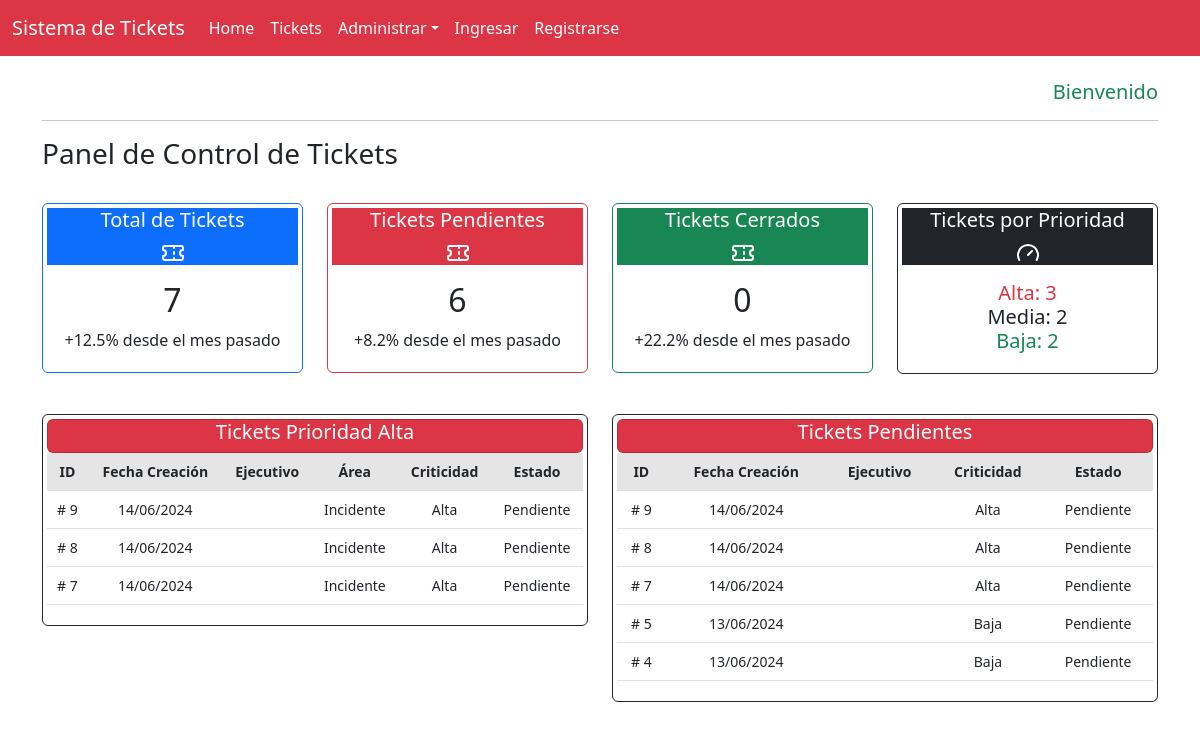
Before: /home/ with the older database file.
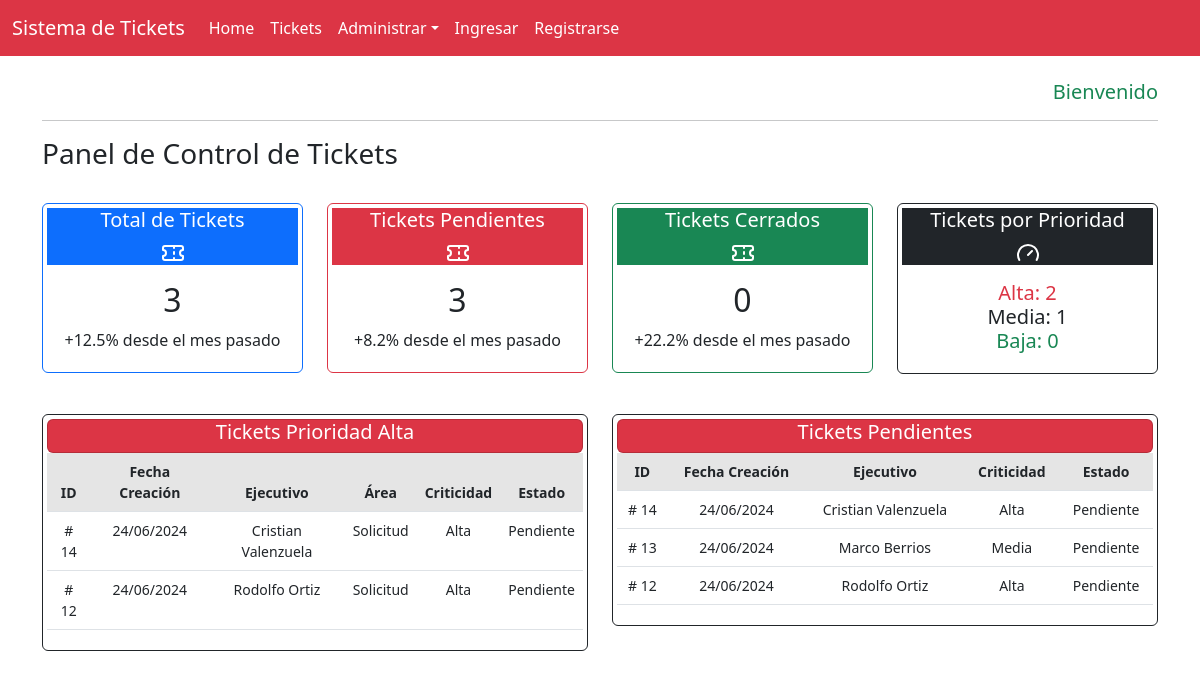
After: the same page with the newer database file.
### core/models.py (models this page shows, shortened)
class Ticket(models.Model):
    fecha_creacion = models.DateTimeField(auto_now_add=True)
    cliente = models.ForeignKey("Profile", on_delete=models.CASCADE, related_name='tickets_creados')
    ejecutivo = models.ForeignKey("Profile", on_delete=models.CASCADE, related_name='tickets_asignados')
    area = models.ForeignKey("Area", on_delete=models.CASCADE, verbose_name="Area", default = 'Ejecutivo Telefonico')
    tipo = models.ForeignKey("Tipo", on_delete=models.CASCADE, verbose_name="Tipo",default='Solicitud')
    criticidad = models.ForeignKey("Criticidad", on_delete=models.CASCADE, verbose_name="Criticidad",default='Media')
    estado = models.ForeignKey("Estado", on_delete=models.CASCADE, verbose_name="Estado", default=1)
    descripcion = models.TextField()
    observaciones = models.TextField(blank=True)
    user = models.ForeignKey(User,on_delete=models.CASCADE, verbose_name='Usuario', null=True)

class Tipo(models.Model):
    tipo_ticket = models.CharField(max_length=50, blank=False)
    def __str__(self):
        return self.tipo_ticket

class Criticidad(models.Model):
    nombre_criticidad = models.CharField(max_length=255, blank=False)
    def __str__(self):
        return self.nombre_criticidad

class Estado(models.Model):
    estado_ticket = models.CharField(max_length=55, blank=False)
    def __str__(self):
        return self.estado_ticket

class Profile(models.Model):
    user = models.OneToOneField(User, on_delete=models.CASCADE)
    nombre = models.CharField(max_length=255, blank=True)
    apellido = models.CharField(max_length=255, null=True, blank=True)
    email = models.EmailField(unique=True, blank=True)
    group = models.ForeignKey(Group, on_delete=models.CASCADE, verbose_name='Rol', default=2)
    is_active = models.BooleanField(default=True)
    location = models.CharField(max_length=30, blank=True)

### core/views.py (the view)
# urls.py: path('', home, name = 'home'),
def home(request):
    context_a = ticket_contar(request)
    context_b = ticket_contar_prioridad(request)
    context_c = ticket_prioridad(request)
    context_d = ticket_pendiente(request)
    context = {**context_a, **context_b,**context_c, **context_d}
    return render(request, 'core/home.html', context)

### core/views.py (called while the page is built)
def ticket_contar(request):
    contar_todos = Ticket.objects.all().count()
    contar_pendiente = Ticket.objects.filter(estado=1).count()
    contar_cerrados = Ticket.objects.filter(estado=4).count()
    context_contar = {
        'contar_todos':contar_todos,
        'contar_pendiente': contar_pendiente,
        'contar_cerrados': contar_cerrados,
    }
    return {'ticket_contar': context_contar}

def ticket_contar_prioridad(request):
    prioridad_alta = Ticket.objects.filter(criticidad = 1).count()
    prioridad_media = Ticket.objects.filter(criticidad = 2).count()
    prioridad_baja = Ticket.objects.filter(criticidad = 3).count()
    contar_prioridad= {
        'prioridad_alta': prioridad_alta,
        'prioridad_media': prioridad_media,
        'prioridad_baja': prioridad_baja,
    }
    return {'ticket_contar_prioridad': contar_prioridad}

def ticket_prioridad(request):
    ticket_prioridad = Ticket.objects.filter(criticidad = 1).order_by('-fecha_creacion')[:5]
    return {'ticket_prioridad': ticket_prioridad}

def ticket_pendiente(request):
    ticket_pendiente = Ticket.objects.filter(estado = 1).order_by('-fecha_creacion')[:5]
    return {'ticket_pendiente': ticket_pendiente}

### core/templates/core/home.html (shortened to what this page needs)
{% extends 'core/base.html' %}
{% block content %}
<h5 class="text-end text-success">
    Bienvenido {{ user.username | upper }}
</h5>
<hr>
<h3> Panel de Control de Tickets </h3>
<br>
<div class="row row-cols-1 row-cols-md-4 g-6">
    <div class="col">
        <div class="card border-primary mb-3 text-center p-1" style="max-width: auto;">
            <div class="card-body p-0">
                <div class="card-text text-bg-primary">
                    <h5 class="card-text text-white">Total de Tickets</h5>
                </div>
                <div class="card-body">
                    <h2 class="card-title">{{ ticket_contar.contar_todos }}</h2>
                    <p class="card-text">+12.5% desde el mes pasado</p>
                </div>
            </div>
        </div>
    </div>
    <div class="col">
        <div class="card border-danger mb-3 text-center p-1" style="max-width: auto;">
            <div class="card-body p-0">
                <div class="card-text text-bg-danger">
                    <h5 class="card-text text-white">Tickets Pendientes</h5>
                </div>
                <div class="card-body">
                    <h2 class="card-title">{{ ticket_contar.contar_pendiente }}</h2>
                    <p class="card-text">+8.2% desde el mes pasado</p>
                </div>
            </div>
        </div>
    </div>
    <div class="col">
        <div class="card border-success mb-3 text-center p-1" style="max-width: auto;">
            <div class="card-body p-0">
                <div class="card-text text-bg-success">
                    <h5 class="card-text text-white">Tickets Cerrados</h5>
                </div>
                <div class="card-body">
                    <h2 class="card-title">{{ ticket_contar.contar_cerrados }}</h2>
                    <p class="card-text">+22.2% desde el mes pasado</p>
                </div>
            </div>
        </div>
    </div>
    <div class="col">
        <div class="card border-dark mb-3 text-center p-1" style="max-width: auto;">
            <div class="card-body p-0">
                <div class="card-text text-bg-dark">
                    <h5 class="card-text text-white">Tickets por Prioridad</h5>
                    <svg
                    xmlns="http://www.w3.org/2000/svg"
                    width="24"
                    height="24"
                    viewBox="0 0 24 24"
                    fill="none"
                    stroke="currentColor"
                    stroke-width="2"
                    stroke-linecap="round"
                    stroke-linejoin="round"
                    class="w-4 h-4 text-gray-500 dark:text-gray-400"
                >
                    <path d="m12 14 4-4"></path>
                    <path d="M3.34 19a10 10 0 1 1 17.32 0"></path>
                </svg>
                </div>
                <div class="card-body">
                    <div class="bg-red-500 text-danger">
                        <h5 class="card-text">Alta: {{ ticket_contar_prioridad.prioridad_alta }}</h5>
                    </div>
                    <div class="bg-red-500 text-active">
                        <h5 class="card-text">Media: {{ ticket_contar_prioridad.prioridad_media }}</h5>
                    </div>
                    <div class="bg-green-500 text-success">
                        <h5 class="card-text">Baja: {{ ticket_contar_prioridad.prioridad_baja }}</h5>
                    </div>
                </div>
            </div>
        </div>
    </div>
</div>
<br>
<div class="row row-cols-1 row-cols-md-2 g-4">
    <div class="col">
        <div class="card border-dark mb-3 text-center p-1" style="max-width: auto;">
            <div class="card bg-danger">
                <h5 class="text-white text-center">Tickets Prioridad Alta</h5>
            </div>
            <div class="table-responsive small">
                <table class="table table-centered table-nowrap table-hover">
                    <thead class="thead-light table-active">
                        <tr>
                            <th>ID</th>
                            <th>Fecha Creación</th>
                            <th>Ejecutivo</th>
                            <th>Área</th>
                            <th>Criticidad</th>
                            <th>Estado</th>
                        </tr>
                    </thead>
                    <tbody>
                        {% for ticket in ticket_prioridad %}
                        <tr>
                            <td># {{ ticket.id }}</td>
                            <td>{{ ticket.fecha_creacion | date:"SHORT_DATE_FORMAT" }}</td>
                            <td>{{ ticket.ejecutivo.nombre }} {{ ticket.ejecutivo.apellido }}</td>
                            <td>{{ ticket.tipo }}</td>
                            <td>{{ ticket.criticidad }}</td>
                            <td>{{ ticket.estado }}</td>
                        </tr>
                        {% endfor %}
                    </tbody>
                </table>
            </div>
        </div>
    </div>
    <div class="col">
        <div class="card border-dark mb-3 text-center p-1" style="max-width: auto;">
            <div class="card bg-danger">
                <h5 class="text-white text-center">Tickets Pendientes</h5>
            </div>
            <div class="table-responsive small">
                <table class="table table-centered table-nowrap table-hover">
                    <thead class="thead-light table-active">
                        <tr>
                            <th>ID</th>
                            <th>Fecha Creación</th>
                            <th>Ejecutivo</th>
                            <th>Criticidad</th>
                            <th>Estado</th>
                        </tr>
                    </thead>
                    <tbody>
                        {% for ticket in ticket_pendiente %}
                        <tr>
                            <td># {{ ticket.id }}</td>
                            <td>{{ ticket.fecha_creacion | date:"SHORT_DATE_FORMAT" }}</td>
                            <td>{{ ticket.ejecutivo.nombre }} {{ ticket.ejecutivo.apellido }}</td>
                            <td>{{ ticket.criticidad }}</td>
                            <td>{{ ticket.estado }}</td>
                        </tr>
                        {% endfor %}
                    </tbody>
                </table>
            </div>
        </div>
    </div>
</div>
{% endblock %}

### core/templates/core/base.html (shortened to what this page needs)
<!DOCTYPE html>
<html lang="es">
<head>
    <link href="https://cdn.jsdelivr.net/npm/bootstrap@5.2.1/dist/css/bootstrap.min.css" rel="stylesheet"
>
</head>
<body>
  <header>
        <nav class="navbar navbar-expand-sm bg-danger">
            <div class="container-fluid">
              <a class="navbar-brand text-white" href={% url 'home' %}>Sistema de Tickets</a>
              <div class="collapse navbar-collapse" id="collapsibleNavId">
                <ul class="navbar-nav me-auto mb-2 mb-lg-0">
                  <li class="nav-item">
                    <a class="nav-link text-white" aria-current="page" href={% url 'home' %}>Home</a>
                  </li>
                  <li class="nav-item">
                    <a class="nav-link text-white" aria-current="page" href={% url 'tickets' %}>Tickets</a>
                  </li>
                  <li class="nav-item dropdown">
                    <a class="nav-link dropdown-toggle text-white" href="#" id="dropdownId" data-bs-toggle="dropdown" aria-haspopup="true" aria-expanded="false">Administrar</a>
                </li>
                {% if request.user.is_authenticated %}
                    <li class="nav-item">
                        <a class="nav-link text-white" href={% url 'exit' %}>Salir</a>
                    </li>
                {% else %}
                    <li class="nav-item">
                        <a class="nav-link text-white" href={% url 'login' %}> Ingresar</a>
                    </li>
                    <li class="nav-item">
                        <a class="nav-link text-white" href={% url 'register' %}> Registrarse</a>
                    </li>
                {% endif %}
                </ul>
              </div>
            </div>
          </nav>
        </header>
  <main>
    <br>
    <div class="container">
        <div class="row">
            <div class="col-12">
              {% block content %} {% endblock %}
            </div>
        </div>
    </div>
</body>
</html>

Changed rows visible on the page:
removed Ticket: id "9", fecha_creacion "14/06/2024", tipo "Incidente", criticidad "Alta", estado "Pendiente"
removed Ticket: id "8", fecha_creacion "14/06/2024", tipo "Incidente", criticidad "Alta", estado "Pendiente"
removed Ticket: id "7", fecha_creacion "14/06/2024", tipo "Incidente", criticidad "Alta", estado "Pendiente"
removed Ticket: id "5", fecha_creacion "13/06/2024", criticidad "Baja", estado "Pendiente", shown under "Tickets Pendientes"
removed Ticket: id "4", fecha_creacion "13/06/2024", criticidad "Baja", estado "Pendiente", shown under "Tickets Pendientes"
added Ticket: id "14", fecha_creacion "24/06/2024", ejecutivo.nombre "Cristian", ejecutivo.apellido "Valenzuela", tipo "Solicitud", criticidad "Alta", estado "Pendiente"
added Ticket: id "12", fecha_creacion "24/06/2024", ejecutivo.nombre "Rodolfo", ejecutivo.apellido "Ortiz", tipo "Solicitud", criticidad "Alta", estado "Pendiente"
added Ticket: id "13", fecha_creacion "24/06/2024", ejecutivo.nombre "Marco", ejecutivo.apellido "Berrios", criticidad "Media", estado "Pendiente", shown under "Tickets Pendientes"
Other visible differences:
{{ ticket_contar.contar_todos }}: "7" → "3"
{{ ticket_contar.contar_pendiente }}: "6" → "3"
{{ ticket_contar_prioridad.prioridad_alta }}: "3" → "2"
{{ ticket_contar_prioridad.prioridad_media }}: "2" → "1"
{{ ticket_contar_prioridad.prioridad_baja }}: "2" → "0"
